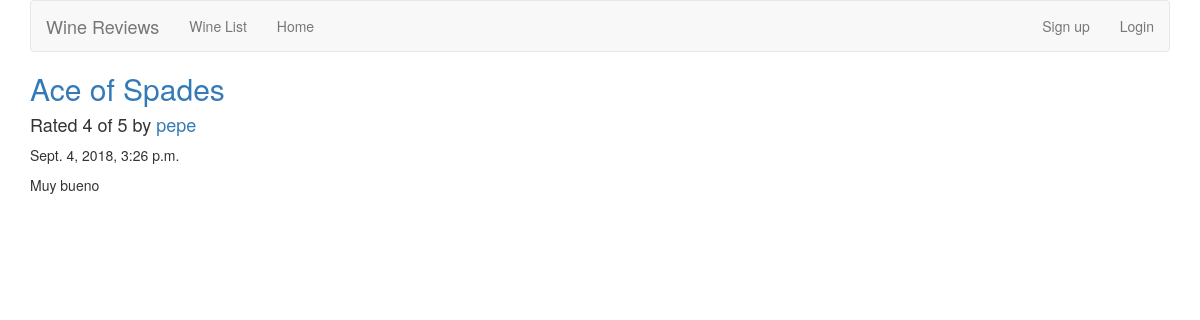
/reviews/wine/2/35, run on the app's committed database.
### reviews/models.py (models this page shows, shortened)
class Review(models.Model):
    RATING_CHOICES = (
        (1,'1'),
        (2,'2'),
        (3,'3'),
        (4,'4'),
        (5,'5'),
    )
    wine = models.ForeignKey(Wine, on_delete=models.CASCADE)
    pub_date = models.DateTimeField(verbose_name='date_published')
    user_name = models.CharField(max_length = 100)
    comment = models.CharField(max_length = 200)
    rating = models.IntegerField(choices = RATING_CHOICES)

class Wine(models.Model):
    name = models.CharField(max_length = 128)

### reviews/views.py (the view)
# urls.py: path('wine/<int:wine_id>/<int:review_id>',views.review_detail_of_wine,name = 'review_detail_of_wine'),
def review_detail_of_wine(request, wine_id, review_id):
    wine = get_object_or_404(Wine, pk = wine_id)
    review = get_object_or_404(wine.review_set.all(), pk = review_id)
    return render(request, 'reviews/review_detail_of_wine.html', {'review':review})

### templates/reviews/review_detail_of_wine.html
{% extends 'base.html' %}
{% block title %}
<h2><a href="{% url 'reviews:wine_detail' review.wine.id %}">{{ review.wine.name }}</a></h2>
{% endblock %}
{% block content %}
<h4>Rated {{ review.rating }} of 5 by <a href="{% url 'reviews:user_review_list' review.user_name %}" >{{ review.user_name }}</a></h4>
<p>{{ review.pub_date }}</p>
<p>{{ review.comment }}</p>
{% endblock %}

### data on the page
Review: wine.name "Ace of Spades", rating "4", user_name "pepe", pub_date "Sept. 4, 2018, 3:26 p.m.", comment "Muy bueno"
